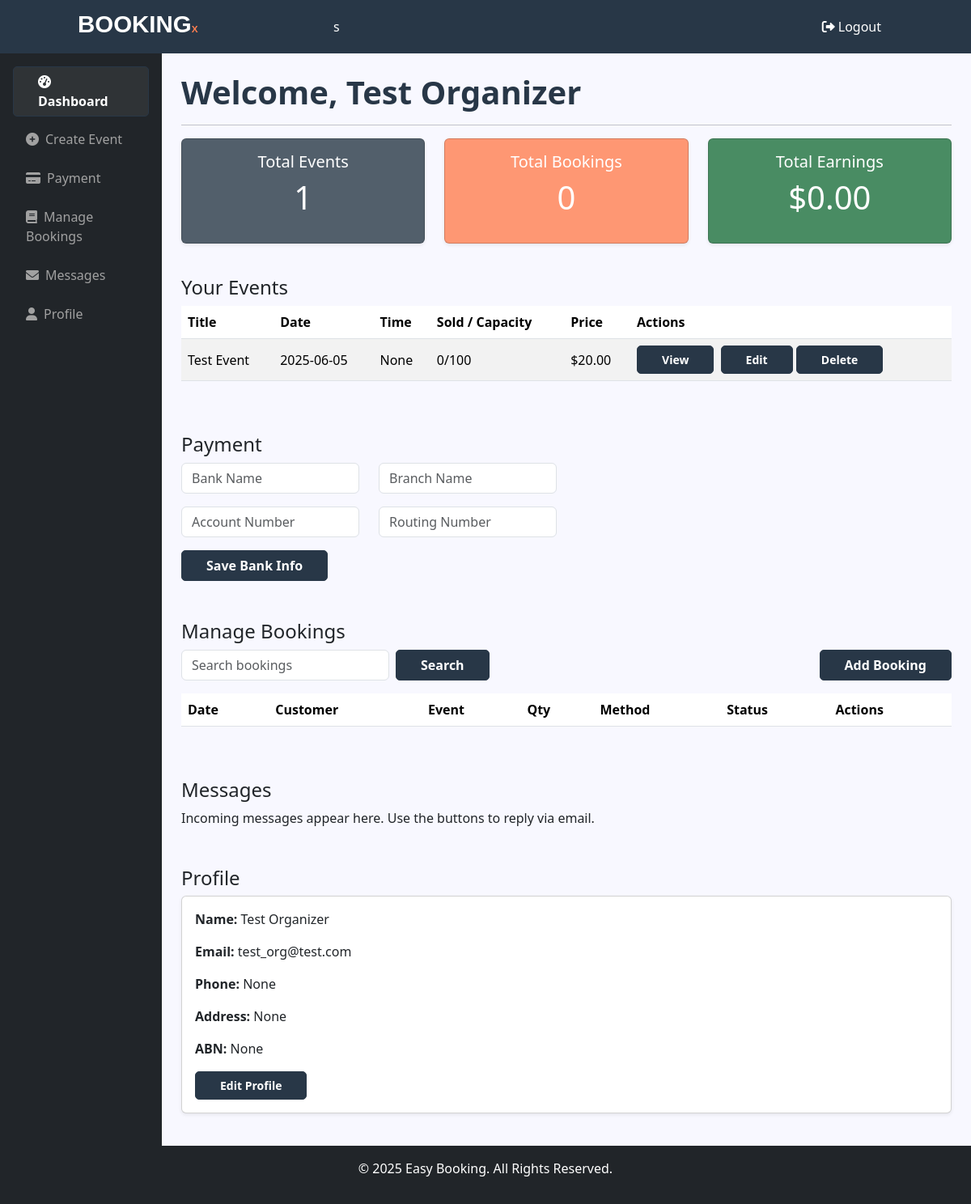
Screenshot of /org-dashboard.html (signed in) with the database file from the repository.
### backend/models.py (models this page shows)
class User(UserMixin, db.Model):
    __tablename__ = "user"
    id              = db.Column(db.Integer, primary_key=True)
    name            = db.Column(db.String(100), nullable=False)
    email           = db.Column(db.String(100), unique=True, nullable=False)
    password        = db.Column(db.String(200), nullable=False)
    role            = db.Column(db.String(20),  nullable=False)   # either "user" or "organizer"
    phone           = db.Column(db.String(20))
    address         = db.Column(db.String(200))
    dob             = db.Column(db.String(50))
    abn             = db.Column(db.String(50))
    bank_name       = db.Column(db.String(200))
    account_number  = db.Column(db.String(100))
    routing_number  = db.Column(db.String(100))
    events = db.relationship("Event", backref="organizer", lazy=True)

class Event(db.Model):
    __tablename__ = "event"
    id            = db.Column(db.Integer, primary_key=True)
    title         = db.Column(db.String(120), nullable=False)
    description   = db.Column(db.Text, nullable=False)
    location      = db.Column(db.String(100), nullable=False)
    date          = db.Column(db.String(50),  nullable=False)
    end_date      = db.Column(db.String(50),  nullable=True)
    time          = db.Column(db.String(20), nullable=True)
    end_time      = db.Column(db.String(20), nullable=True)
    event_type    = db.Column(db.String(20), nullable=False, default='single')  # 'single' or 'multi'
    guests_limit  = db.Column(db.Integer,     nullable=False)
    organizer_id  = db.Column(db.Integer,     db.ForeignKey("user.id"), nullable=False)
    general_price = db.Column(db.Float, nullable=False)
    vip_price = db.Column(db.Float, nullable=False)
    category      = db.Column(db.String(50), nullable=True)
    image_url     = db.Column(db.String(255), nullable=True)
    @property
    def capacity(self):
        return self.guests_limit
    @property
    def tickets_sold(self):
        return sum(b.tickets_qty for b in self.bookings)
    bookings      = db.relationship("Booking",    backref="event",      lazy="dynamic")
    transactions  = db.relationship("Transaction", backref="event",      lazy="dynamic")

### backend/app.py (the view)
@app.route('/account')
@app.route('/org-dashboard.html')
@login_required
def account():
    if current_user.role != 'organizer':
        flash("Access denied.", "danger")
        return redirect(url_for('home'))
    events = Event.query.filter_by(organizer_id=current_user.id).all()
    bookings = Booking.query.join(Event).filter(Event.organizer_id == current_user.id).all()
    transactions = Transaction.query.filter(
        (Transaction.event.has(organizer_id=current_user.id)) |
        (Transaction.event_id == None)
    ).order_by(Transaction.date.desc()).all()
    total_earnings = sum(
        (b.event.vip_price if t.ticket_type == "VIP" else b.event.general_price)
        for b in bookings
        for t in b.tickets
    )
    return render_template(
        'org-dashboard.html',
        organizer=current_user,
        events=events,
        bookings=bookings,
        transactions=transactions,
        total_earnings=total_earnings
    )

### backend/app.py (called while the page is built)
@login_manager.user_loader
def load_user(user_id):
    return User.query.get(int(user_id))

### backend/templates/org-dashboard.html (shortened to what this page needs)
<!DOCTYPE html>
<html lang="en">
<head>
  <link href="https://cdn.jsdelivr.net/npm/bootstrap@5.3.3/dist/css/bootstrap.min.css" rel="stylesheet">
  <link href="https://cdnjs.cloudflare.com/ajax/libs/font-awesome/6.0.0/css/all.min.css" rel="stylesheet">
  <link rel="stylesheet" href="{{ url_for('static', filename='css/style.css') }}">
</head>
<body>
  <nav class="navbar navbar-expand-lg padding_y">
    <a class="navbar-brand" href="#">
        <img alt="LOGO" style="width: 50%;" src="{{ url_for('static', filename='img/logo-w.svg') }}">
    </a>
    <div class="collapse navbar-collapse" id="navbarNav">s
          <ul class="navbar-nav ms-auto">
            <li class="nav-item">
              <a class="nav-link text-white" href="{{ url_for('logout') }}">
                <i class="fas fa-sign-out-alt me-1"></i>Logout
              </a>
            </li>
          </ul>
    </div>
</nav>
  <div class="container-fluid">
    <div class="row">
      <nav class="col-md-2 d-none d-md-block bg-dark sidebar p-3">
        <ul class="nav flex-column">
          <li class="nav-item mb-2">
            <a class="nav-link btn w-100 text-start {% if request.path in ['/account', '/org-dashboard.html'] %}active{% endif %}" href="{{ url_for('account') }}">
              <i class="fas fa-tachometer-alt me-2"></i>Dashboard
            </a>
          </li>
          <li class="nav-item mb-2">
            <a class="nav-link w-100 text-start {% if request.path == url_for('launch_event') %}active{% endif %}" href="{{ url_for('launch_event') }}">
              <i class="fas fa-plus-circle me-2"></i>Create Event
            </a>
          </li>
          <li class="nav-item mb-2">
            <a class="nav-link  w-100 text-start" href="#payment">
              <i class="fas fa-credit-card me-2"></i>Payment
            </a>
          </li>
          <li class="nav-item mb-2">
            <a class="nav-link  w-100 text-start" href="#bookings">
              <i class="fas fa-book me-2"></i>Manage Bookings
            </a>
          </li>
          <li class="nav-item mb-2">
            <a class="nav-link w-100 text-start" href="#messages">
              <i class="fas fa-envelope me-2"></i>Messages
            </a>
          </li>
          <li class="nav-item">
            <a class="nav-link  w-100 text-start" href="#profile">
              <i class="fas fa-user me-2"></i>Profile
            </a>
          </li>
        </ul>
      </nav>
      <main class="col-md-10 ms-sm-auto px-4 py-4">
        <h2>Welcome, {{ organizer.name }}</h2>
        <hr>
<section id="overview" class="overview mb-4">
  <div class="row text-center">
    <div class="col-md-4 mb-3">
      <div class="card shadow-sm events">
        <div class="card-body">
          <h5>Total Events</h5>
          <p class="display-6">{{ events|length }}</p>
        </div>
      </div>
    </div>
    <div class="col-md-4 mb-3">
      <div class="card shadow-sm bookings">
        <div class="card-body">
          <h5>Total Bookings</h5>
          <p class="display-6">{{ bookings|length }}</p>
        </div>
      </div>
    </div>
    <div class="col-md-4 mb-3">
      <div class="card shadow-sm earnings">
        <div class="card-body">
          <h5>Total Earnings</h5>
          <p class="display-6">${{ '%.2f'|format(total_earnings) }}</p>
        </div>
      </div>
    </div>
  </div>
</section>
      <section id="events-overview" class="mt-4">
        <h4>Your Events</h4>
        {% if events %}
        <div class="table-responsive">
          <table class="table table-striped align-middle">
            <thead>
              <tr>
                <th>Title</th>
                <th>Date</th>
                <th>Time</th>
                <th>Sold / Capacity</th>
                <th>Price</th>
                <th>Actions</th>
              </tr>
            </thead>
            <tbody>
              {% for e in events %}
              <tr>
                <td>{{ e.title }}</td>
                <td>{{ e.date }}</td>
                <td>{{ e.time }}</td>
                <td>{{ e.tickets_sold }}/{{ e.capacity }}</td>
                <td>${{ '%.2f'|format( e.general_price) }}</td>
                <td>
                  <a href="{{ url_for('event_page', event_id=e.id) }}" class="btn btn-sm btn-primary me-1">View</a>
                  <a href="{{ url_for('edit_event', event_id=e.id) }}" class="btn btn-sm btn-warning">Edit</a>
            <button type="button" class="btn btn-sm btn-danger"
                    data-bs-toggle="modal"
                    data-bs-target="#deleteEventModal{{ e.id }}">
              Delete
            </button>
                </td>
              </tr>
              {% endfor %}
            </tbody>
          </table>
        </div>
        {% else %}
          <p class="text-muted">You haven't created any events yet.</p>
        {% endif %}
      </section>
<section id="payment" class="mt-5">
  <h4>Payment</h4>
  <div class="row">
    <div class="col-md-6">
      <div class="collapse {% if not (organizer.bank_name and organizer.account_number and organizer.routing_number) %}show{% endif %}" id="bankForm">
        <form method="post" action="{{ url_for('update_payment') }}">
          <div class="row">
            <div class="col-md-6 mb-3">
              <input type="text" name="bank_name" class="form-control" placeholder="Bank Name" value="{{ organizer.bank_name or '' }}">
            </div>
            <div class="col-md-6 mb-3">
              <input type="text" name="branch_name" class="form-control" placeholder="Branch Name" value="{{ organizer.branch_name or '' }}">
            </div>
            <div class="col-md-6 mb-3">
              <input type="text" name="account_number" class="form-control" placeholder="Account Number" value="{{ organizer.account_number or '' }}">
            </div>
            <div class="col-md-6 mb-3">
              <input type="text" name="routing_number" class="form-control" placeholder="Routing Number" value="{{ organizer.routing_number or '' }}">
            </div>
          </div>
          <button type="submit" class="btn btn-primary">Save Bank Info</button>
        </form>
      </div>
    </div>
  </div>
</section>
        <section id="bookings" class="mt-5">
          <h4>Manage Bookings</h4>
          <div class="d-flex justify-content-between mb-3">
            <form class="d-flex" method="get" action="">
              <input name="search" class="form-control me-2" placeholder="Search bookings" value="{{ request.args.get('search','') }}">
              <button class="btn btn-outline-secondary">Search</button>
            </form>
            <button class="btn btn-primary" data-bs-toggle="modal" data-bs-target="#manualBookingModal">Add Booking</button>
          </div>
          <div class="table-responsive">
            <table class="table table-striped">
              <thead><tr><th>Date</th><th>Customer</th><th>Event</th><th>Qty</th><th>Method</th><th>Status</th><th>Actions</th></tr></thead>
            </table>
          </div>
        </section>
        <section id="messages" class="mt-5">
          <h4>Messages</h4>
          <p>Incoming messages appear here. Use the buttons to reply via email.</p>
        </section>
        <section id="profile" class="mt-5">
          <h4>Profile</h4>
          <div class="card mb-3 shadow-sm"><div class="card-body">
            <p><strong>Name:</strong> {{ organizer.name }}</p>
            <p><strong>Email:</strong> {{ organizer.email }}</p>
            <p><strong>Phone:</strong> {{ organizer.phone }}</p>
            <p><strong>Address:</strong> {{ organizer.address }}</p>
            {% if organizer.role=='organizer' %}<p><strong>ABN:</strong> {{ organizer.abn }}</p>{% endif %}
            <button class="btn btn-primary btn-sm" data-bs-toggle="modal" data-bs-target="#editProfileModal">Edit Profile</button>
          </div></div>
        </section>
      </main>
    </div>
  </div>
  <footer class="bg-dark text-white text-center py-3">
    <p>&copy; 2025 Easy Booking. All Rights Reserved.</p>
  </footer>
</body>
</html>

### backend/static/css/style.css (style rules this page uses)
:root { --primary-color: #283747; --secondary-color: #FF7F50; --text-color: #ffffff; --background-color: #f2f4f4; --sec-text-color: #a1a1a1; }
body { width: 100vw; height: auto; overflow-y: scroll; padding: 0; margin: 0; background-color: ghostwhite; }
.padding_y { padding: 10px 8vw; }
footer, .navbar { background-color: var(--primary-color); color: var(--text-color) !important; }
.navbar .nav-link { color: rgba(255, 255, 255, 0.25); padding: 0 5px !important; margin: 0 10PX !important; }
h2 { color: var(--primary-color); font-weight: 700; font-size: 2.5rem; }

### backend/templates/org-dashboard.html (style rules this page uses)
.sidebar .nav-link { color: #a1a1a1 !important; }
.sidebar .nav-link:hover, .sidebar .nav-link:focus, .sidebar .nav-link.active, .sidebar .nav-link:active { background-color: rgba(255, 255, 255, 0.064) !important; color: #ffffff !important; text-decoration: none; }
.sidebar .nav-link i { color: #a1a1a1 !important; }
.sidebar .nav-link:hover i, .sidebar .nav-link:focus i, .sidebar .nav-link.active i, .sidebar .nav-link:active i { color: #ffffff !important; }
.btn { background-color: var(--primary-color) !important; color: white !important; padding: 6px 30px !important; border-radius: 5px !important; border: 1px solid var(--primary-color) !important; font-weight: 600; }
.overview .card { color: #fff; font-weight: 700; }
.overview .card.events { background-color: rgba(40, 57, 71, 0.8); }
.overview .card.bookings { background-color: rgba(255, 127, 80, 0.8); }
.overview .card.earnings { background-color: rgba(29, 113, 61, 0.8); }

### rows the page displays
User: name "Test Organizer", email "test_org@test.com", phone "None", address "None", abn "None"
Event: title "Test Event", date "2025-06-05", time "None", tickets_sold "0", capacity "100", general_price "20.00"

### other values shown
{{ events|length }} "1"
{{ bookings|length }} "0"
{{ '%.2f'|format(total_earnings) }} "0.00"
